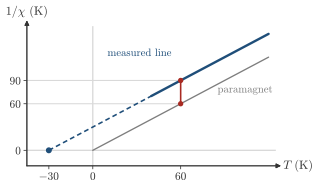

Reproduce this figure in Python.
"""Session 9, quiz of Section 9.2, the inverse susceptibility with a line that reaches zero at T=-30 K.

Redrawn on 2026-11-22 with the axes of the rule of 2026-11-21: ticks at T = -30, 0 and 60 K and at 1/chi = 60 and 90,
the values that the quiz quotes. Both lines have the Curie constant C = 1 of 1/chi = (T - theta)/C, as a free spin in
the units of the steps fold of Section 9.2, so 1/chi is in kelvin. The measured line is solid from 40 K up, where we
measure, and dashed down to its intercept. The asserts compare it with the self-consistent mean field of
_g1_curie.loop for an antiferromagnet with z|J| = 30 K."""
import os, sys
sys.path.insert(0, os.path.dirname(os.path.abspath(__file__)))
sys.path.insert(0, os.path.join(os.path.dirname(os.path.abspath(__file__)), '..'))
import numpy as np
import style
import _g1_curie

THETA = -30.0
inv60 = _g1_curie.loop(60.0, THETA)
assert abs(inv60 - 90) < 1e-4 and abs(_g1_curie.loop(60.0, 0.0) - 60) < 1e-4 and abs(_g1_curie.loop(90.0, THETA) - 120) < 1e-4
print('1/chi at 60 K: measured line %.4f, paramagnet %.4f' % (inv60, _g1_curie.loop(60.0, 0.0)))

fig, ax = style.figure(height_cm=4.8, width_cm=8.5)
style.arrows(ax, xlabel=r'$T$ (K)', ylabel=r'$1/\chi$ (K)', ticks=True)
T = np.linspace(40, 120, 100)
ax.plot(T, T - THETA, color=style.ACCENT)
T = np.linspace(THETA, 40, 100)
ax.plot(T, T - THETA, color=style.ACCENT, ls=(0, (3, 2)), lw=1.2)
T = np.linspace(0, 120, 100)
ax.plot(T, T, color=style.MUTED, lw=1.0)
ax.plot([THETA], [0], 'o', color=style.ACCENT, ms=3.5, zorder=5)
style.guide(ax, x=0, y=0)
ax.set_xlim(-45, 125); ax.set_ylim(-20, 160)
ax.plot([60, 60], [60, 90], '-', color=style.BROKEN, lw=1.2)
ax.plot([60, 60], [60, 90], 'o', color=style.BROKEN, ms=3)
ax.plot([-45, 60], [90, 90], color=style.GRID, lw=0.8, zorder=0)
ax.plot([-45, 60], [60, 60], color=style.GRID, lw=0.8, zorder=0)
ax.set_xticks([-30, 0, 60]); ax.set_xticklabels([r'$-30$', r'$0$', r'$60$'], fontsize=8.5)
ax.set_yticks([0, 60, 90]); ax.set_yticklabels([r'$0$', r'$60$', r'$90$'], fontsize=8.5)
ax.tick_params(length=2.5, width=0.6, pad=2)
style.label(ax, 10, 125, r'measured line', color=style.ACCENT, fontsize=8, ha='left')
style.label(ax, 104, 78, r'paramagnet', color=style.MUTED, fontsize=8)
style.save(fig, __file__)
